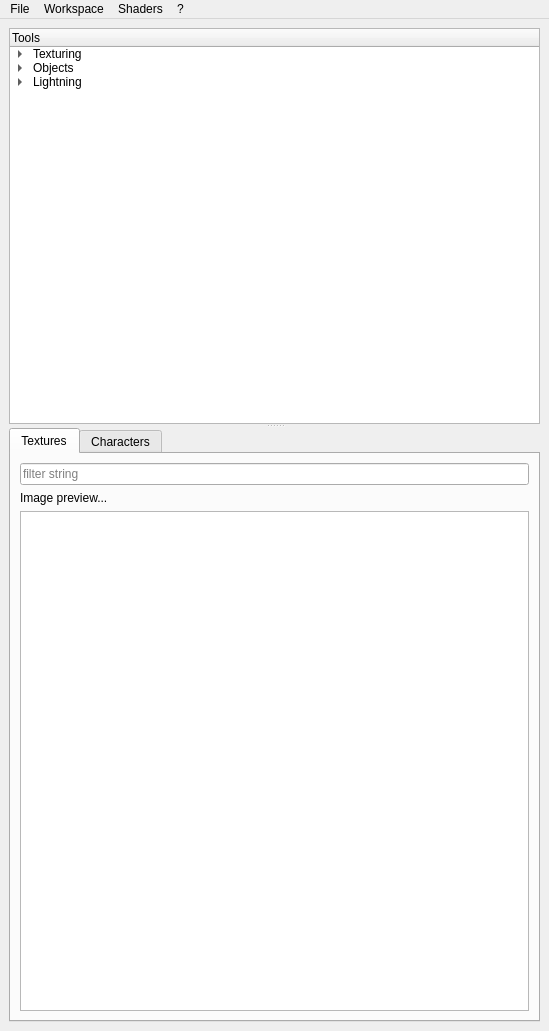
<?xml version="1.0" encoding="UTF-8"?>
<ui version="4.0">
 <class>MainWindow</class>
 <widget class="QMainWindow" name="MainWindow">
  <property name="geometry">
   <rect>
    <x>0</x>
    <y>0</y>
    <width>549</width>
    <height>1031</height>
   </rect>
  </property>
  <property name="windowTitle">
   <string>PandaRPG Engine Editor</string>
  </property>
  <widget class="QWidget" name="centralwidget">
   <layout class="QVBoxLayout" name="verticalLayout">
    <item>
     <widget class="QSplitter" name="splitter">
      <property name="orientation">
       <enum>Qt::Vertical</enum>
      </property>
      <widget class="QTreeWidget" name="treeWidget">
       <property name="animated">
        <bool>true</bool>
       </property>
       <column>
        <property name="text">
         <string>Tools</string>
        </property>
       </column>
       <item>
        <property name="text">
         <string>Texturing</string>
        </property>
        <item>
         <property name="text">
          <string>add texture to ground</string>
         </property>
        </item>
        <item>
         <property name="text">
          <string>clear textures</string>
         </property>
        </item>
       </item>
       <item>
        <property name="text">
         <string>Objects</string>
        </property>
        <item>
         <property name="text">
          <string>add object with texture in tile</string>
         </property>
        </item>
       </item>
       <item>
        <property name="text">
         <string>Lightning</string>
        </property>
        <item>
         <property name="text">
          <string>add Light</string>
         </property>
        </item>
       </item>
      </widget>
      <widget class="QTabWidget" name="tabWidget">
       <property name="currentIndex">
        <number>0</number>
       </property>
       <widget class="QWidget" name="texturesTab">
        <attribute name="title">
         <string>Textures</string>
        </attribute>
        <layout class="QVBoxLayout" name="verticalLayout_2">
         <item>
          <widget class="QLineEdit" name="texturesFilter">
           <property name="placeholderText">
            <string>filter string</string>
           </property>
          </widget>
         </item>
         <item>
          <widget class="QLabel" name="label">
           <property name="text">
            <string>Image preview...</string>
           </property>
          </widget>
         </item>
         <item>
          <widget class="QListWidget" name="texturePool">
           <property name="sizePolicy">
            <sizepolicy hsizetype="MinimumExpanding" vsizetype="Expanding">
             <horstretch>0</horstretch>
             <verstretch>0</verstretch>
            </sizepolicy>
           </property>
           <property name="horizontalScrollBarPolicy">
            <enum>Qt::ScrollBarAsNeeded</enum>
           </property>
           <property name="tabKeyNavigation">
            <bool>false</bool>
           </property>
           <property name="textElideMode">
            <enum>Qt::ElideLeft</enum>
           </property>
           <property name="verticalScrollMode">
            <enum>QAbstractItemView::ScrollPerPixel</enum>
           </property>
           <property name="horizontalScrollMode">
            <enum>QAbstractItemView::ScrollPerItem</enum>
           </property>
           <property name="resizeMode">
            <enum>QListView::Fixed</enum>
           </property>
           <property name="spacing">
            <number>0</number>
           </property>
           <property name="viewMode">
            <enum>QListView::ListMode</enum>
           </property>
           <property name="uniformItemSizes">
            <bool>true</bool>
           </property>
           <property name="sortingEnabled">
            <bool>true</bool>
           </property>
          </widget>
         </item>
        </layout>
       </widget>
       <widget class="QWidget" name="charactersTab">
        <attribute name="title">
         <string>Characters</string>
        </attribute>
        <layout class="QVBoxLayout" name="verticalLayout_3">
         <item>
          <widget class="QListWidget" name="characterPool"/>
         </item>
        </layout>
       </widget>
      </widget>
     </widget>
    </item>
   </layout>
  </widget>
  <widget class="QMenuBar" name="menubar">
   <property name="geometry">
    <rect>
     <x>0</x>
     <y>0</y>
     <width>549</width>
     <height>42</height>
    </rect>
   </property>
   <widget class="QMenu" name="menuFile">
    <property name="title">
     <string>File</string>
    </property>
    <addaction name="actionNew_2"/>
    <addaction name="actionLoad"/>
    <addaction name="actionSave_Scene"/>
    <addaction name="separator"/>
    <addaction name="actionExit"/>
   </widget>
   <widget class="QMenu" name="menuWorkspace">
    <property name="title">
     <string>Workspace</string>
    </property>
    <addaction name="actionRefresh"/>
   </widget>
   <widget class="QMenu" name="menuSettings">
    <property name="title">
     <string>?</string>
    </property>
    <addaction name="actionAdvanced_featues"/>
    <addaction name="separator"/>
    <addaction name="actionAbout"/>
   </widget>
   <widget class="QMenu" name="menuShaders">
    <property name="title">
     <string>Shaders</string>
    </property>
    <addaction name="actionPPL"/>
    <addaction name="actionToonShading"/>
    <addaction name="actionAmbientOcclusion"/>
   </widget>
   <addaction name="menuFile"/>
   <addaction name="menuWorkspace"/>
   <addaction name="menuShaders"/>
   <addaction name="menuSettings"/>
  </widget>
  <action name="actionScene">
   <property name="text">
    <string>Scene</string>
   </property>
  </action>
  <action name="actionLoad">
   <property name="text">
    <string>Load</string>
   </property>
  </action>
  <action name="actionNew_2">
   <property name="text">
    <string>New</string>
   </property>
  </action>
  <action name="actionSave_Scene">
   <property name="text">
    <string>Save</string>
   </property>
  </action>
  <action name="actionExit">
   <property name="text">
    <string>Exit</string>
   </property>
  </action>
  <action name="actionRefresh">
   <property name="text">
    <string>Refresh</string>
   </property>
  </action>
  <action name="actionAdvanced_featues">
   <property name="text">
    <string>Visit website...</string>
   </property>
  </action>
  <action name="actionAbout">
   <property name="text">
    <string>About</string>
   </property>
  </action>
  <action name="actionPPL">
   <property name="checkable">
    <bool>true</bool>
   </property>
   <property name="checked">
    <bool>false</bool>
   </property>
   <property name="text">
    <string>PerPixel Lighting</string>
   </property>
  </action>
  <action name="actionToonShading">
   <property name="checkable">
    <bool>true</bool>
   </property>
   <property name="text">
    <string>Toon Shading</string>
   </property>
  </action>
  <action name="actionAmbientOcclusion">
   <property name="checkable">
    <bool>true</bool>
   </property>
   <property name="text">
    <string>Ambient Occlusion</string>
   </property>
  </action>
 </widget>
 <resources/>
 <connections/>
</ui>
